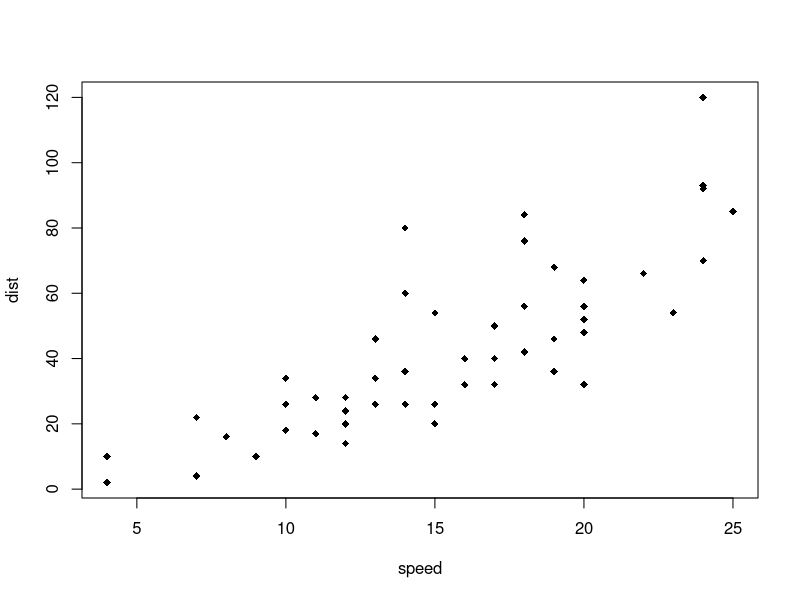

Generate this figure with R:
## ---- chunk 1
plot(cars, pch = 18)
